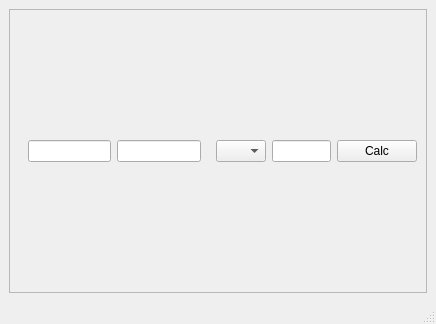
<?xml version="1.0" encoding="UTF-8"?>
<ui version="4.0">
 <class>MainWindow</class>
 <widget class="QMainWindow" name="MainWindow">
  <property name="geometry">
   <rect>
    <x>0</x>
    <y>0</y>
    <width>436</width>
    <height>324</height>
   </rect>
  </property>
  <property name="windowTitle">
   <string>MainWindow</string>
  </property>
  <widget class="QWidget" name="centralwidget">
   <layout class="QHBoxLayout" name="horizontalLayout_2">
    <item>
     <widget class="QFrame" name="frame">
      <property name="frameShape">
       <enum>QFrame::StyledPanel</enum>
      </property>
      <property name="frameShadow">
       <enum>QFrame::Raised</enum>
      </property>
      <layout class="QHBoxLayout" name="horizontalLayout_3">
       <item>
        <widget class="QFrame" name="In_Frame">
         <property name="frameShape">
          <enum>QFrame::NoFrame</enum>
         </property>
         <property name="frameShadow">
          <enum>QFrame::Plain</enum>
         </property>
         <property name="lineWidth">
          <number>0</number>
         </property>
         <layout class="QHBoxLayout" name="horizontalLayout">
          <item>
           <widget class="QLineEdit" name="In_Num1"/>
          </item>
          <item>
           <widget class="QLineEdit" name="In_Num_2"/>
          </item>
         </layout>
        </widget>
       </item>
       <item>
        <widget class="QComboBox" name="In_Select_Op">
         <item>
          <property name="text">
           <string/>
          </property>
         </item>
         <item>
          <property name="text">
           <string>add</string>
          </property>
         </item>
         <item>
          <property name="text">
           <string>sub</string>
          </property>
         </item>
         <item>
          <property name="text">
           <string>div</string>
          </property>
         </item>
         <item>
          <property name="text">
           <string>exp</string>
          </property>
         </item>
         <item>
          <property name="text">
           <string>mul</string>
          </property>
         </item>
        </widget>
       </item>
       <item>
        <widget class="QLineEdit" name="Out_Result"/>
       </item>
       <item>
        <widget class="QPushButton" name="Btn_Go">
         <property name="text">
          <string>Calc</string>
         </property>
        </widget>
       </item>
      </layout>
     </widget>
    </item>
   </layout>
  </widget>
  <widget class="QMenuBar" name="menubar">
   <property name="geometry">
    <rect>
     <x>0</x>
     <y>0</y>
     <width>436</width>
     <height>22</height>
    </rect>
   </property>
  </widget>
  <widget class="QStatusBar" name="statusbar"/>
 </widget>
 <resources/>
 <connections/>
</ui>
